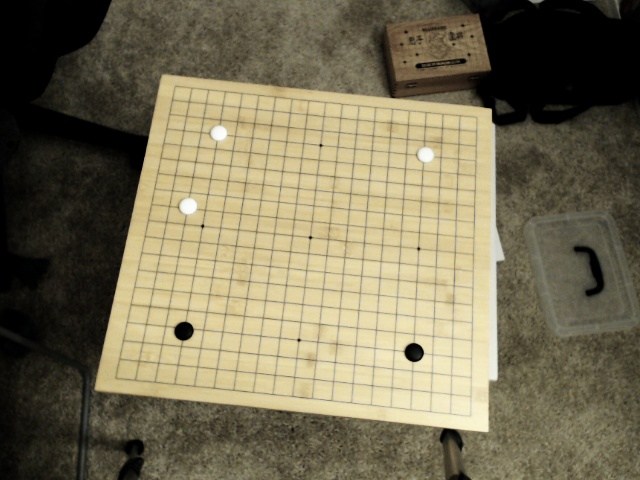
#> input picture barn_desat_0p5.jpg, 640 x 480 px
$ python -i image_processing_utils.py   (imports and definitions only)
#> lines starting #> are read from the running program, lines starting #| are printed output that depends on the picture
#> further down, picture is the input picture: shape (480, 640, 3); mean B, G, R 86.5, 112.1, 120
import cv2
import numpy as np
import blend_modes
from builtins import input

# [98 lines left out: functions apply_processing, desaturate_blues, blend, brightness, adjust_gamma, white_balance, not called in this run]

def increase_contrast(img):
    #show_wait_destroy("img",img)

    #-----Converting image to LAB Color model-----------------------------------
    lab= cv2.cvtColor(img, cv2.COLOR_BGR2LAB)
#> lab: shape (480, 640, 3); mean of channels 0, 1, 2 116.8, 126.8, 142.6

    #-----Splitting the LAB image to different channels-------------------------
    l, a, b = cv2.split(lab)
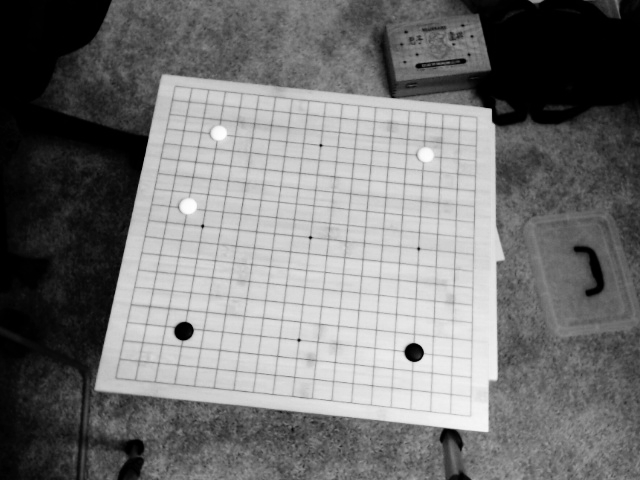
#> l: shape (480, 640); min 0, max 255, mean 116.8
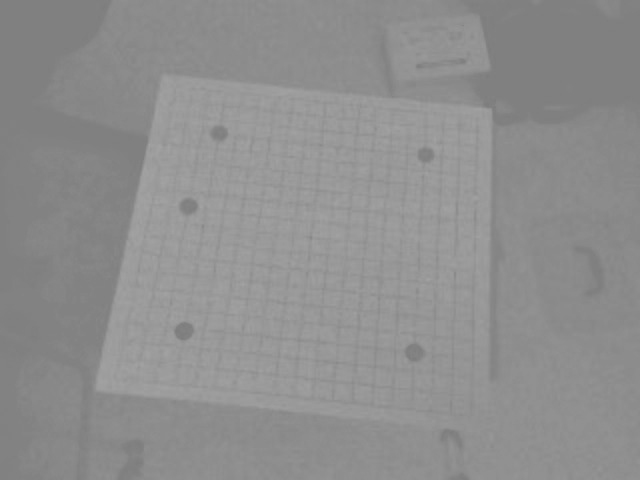
#> b: shape (480, 640); min 125, max 164, mean 142.6
    # show_wait_destroy('l_channel', l)
    # show_wait_destroy('a_channel', a)
    # show_wait_destroy('b_channel', b)
    #-----Applying CLAHE to L-channel-------------------------------------------
    clahe = cv2.createCLAHE(clipLimit=2, tileGridSize=(5,5))
    cl = clahe.apply(l)
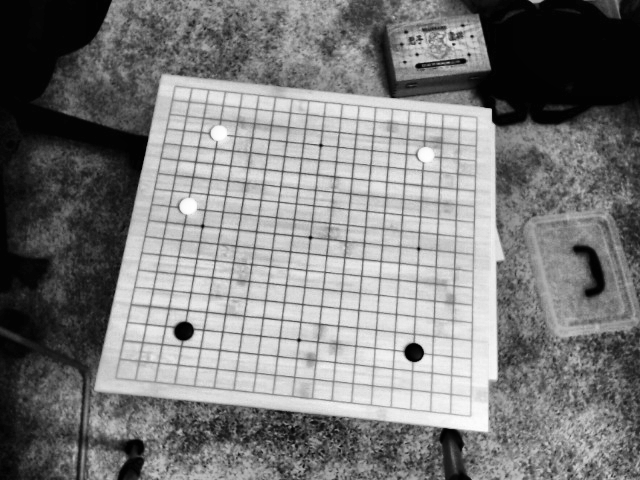
#> cl: shape (480, 640); min 1, max 255, mean 123.9
    clahe = cv2.createCLAHE(clipLimit=2, tileGridSize=(8,8))
    ca = clahe.apply(a)
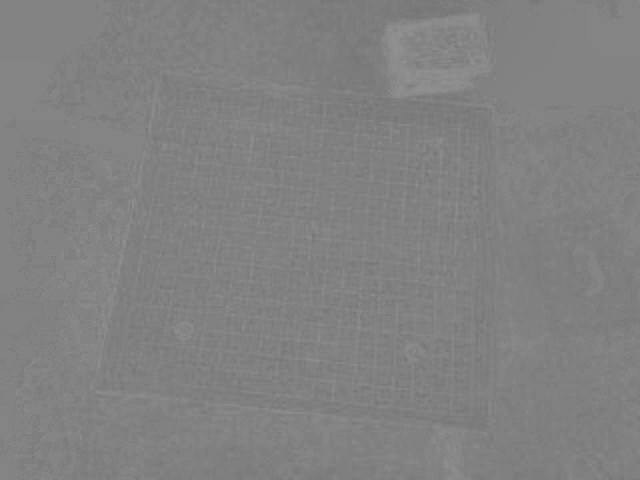
#> ca: shape (480, 640); min 115, max 146, mean 129.2

    #-----Merge the CLAHE enhanced L-channel with the a and b channel-----------
    limg = cv2.merge((cl,ca,b))
#> limg: shape (480, 640, 3); mean of channels 0, 1, 2 123.9, 129.2, 142.6

    #-----Converting image from LAB Color model to RGB model--------------------
    final = cv2.cvtColor(limg, cv2.COLOR_LAB2BGR)
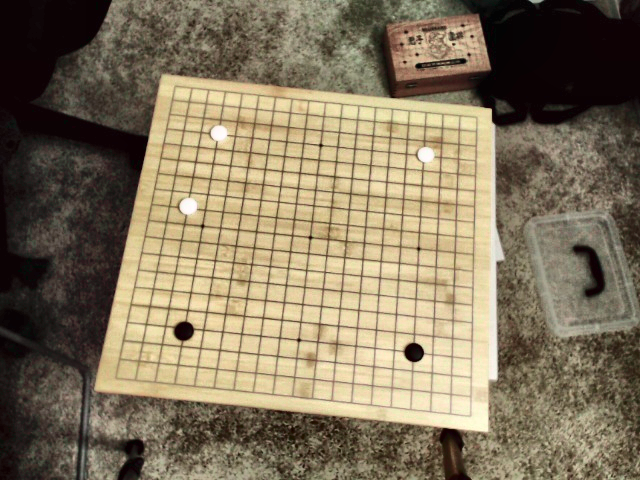
#> final: shape (480, 640, 3); mean B, G, R 93.3, 117.5, 130.8
    #show_wait_destroy('final', final)
    return final

>>> import cv2
>>> picture = cv2.imread('barn_desat_0p5.jpg')
>>> result = increase_contrast(picture)

$ run again, on cece-goban.jpg
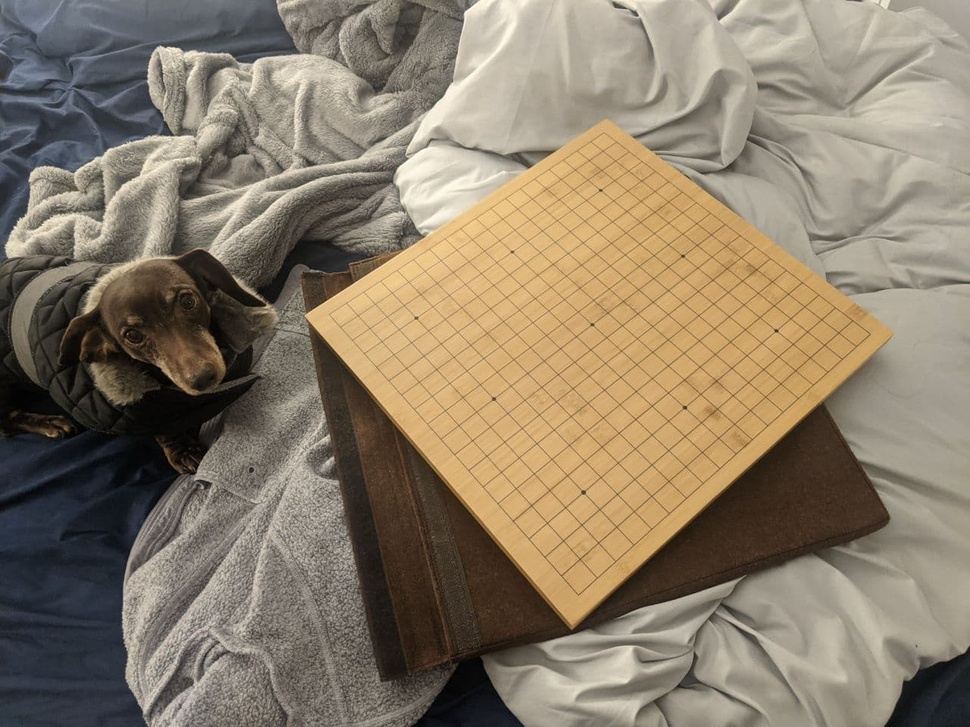
#> input picture cece-goban.jpg, 970 x 727 px, shrunk from 1280 x 960 before the run
#> picture is the input picture: shape (727, 970, 3); mean B, G, R 105.8, 125.3, 138.5
#> lab: shape (727, 970, 3); mean of channels 0, 1, 2 133.4, 130.3, 140.1
#> in increase_contrast, `cl = clahe.apply(l)`:
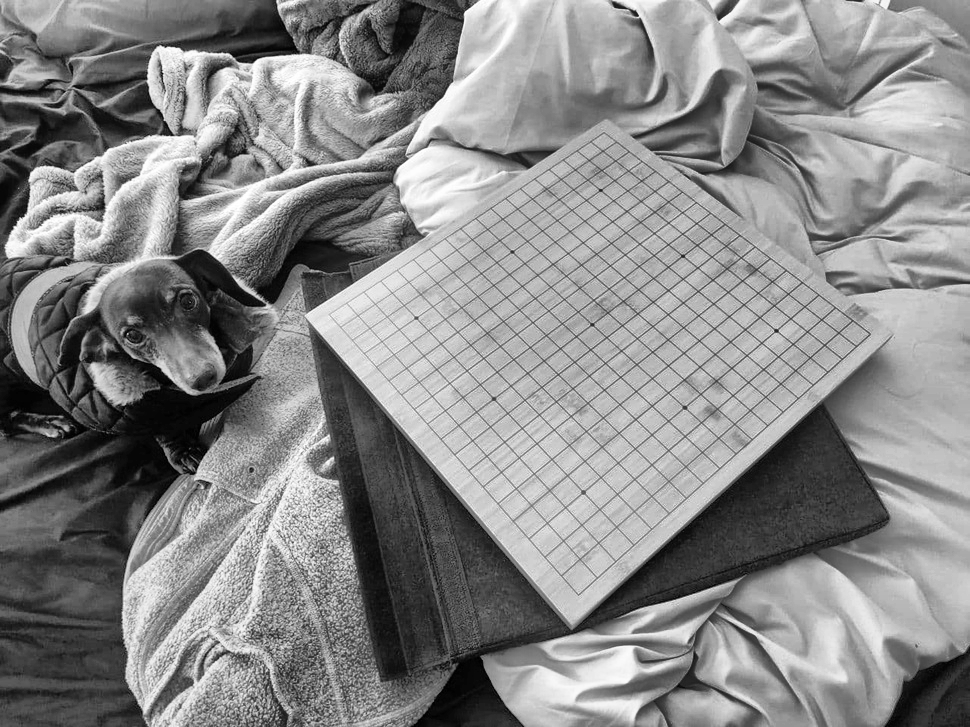
#> cl: shape (727, 970); min 0, max 255, mean 136.1
#> limg: shape (727, 970, 3); mean of channels 0, 1, 2 136.1, 131.3, 140.1
#> in increase_contrast, `final = cv2.cvtColor(limg, cv2.COLOR_LAB2BGR)`:
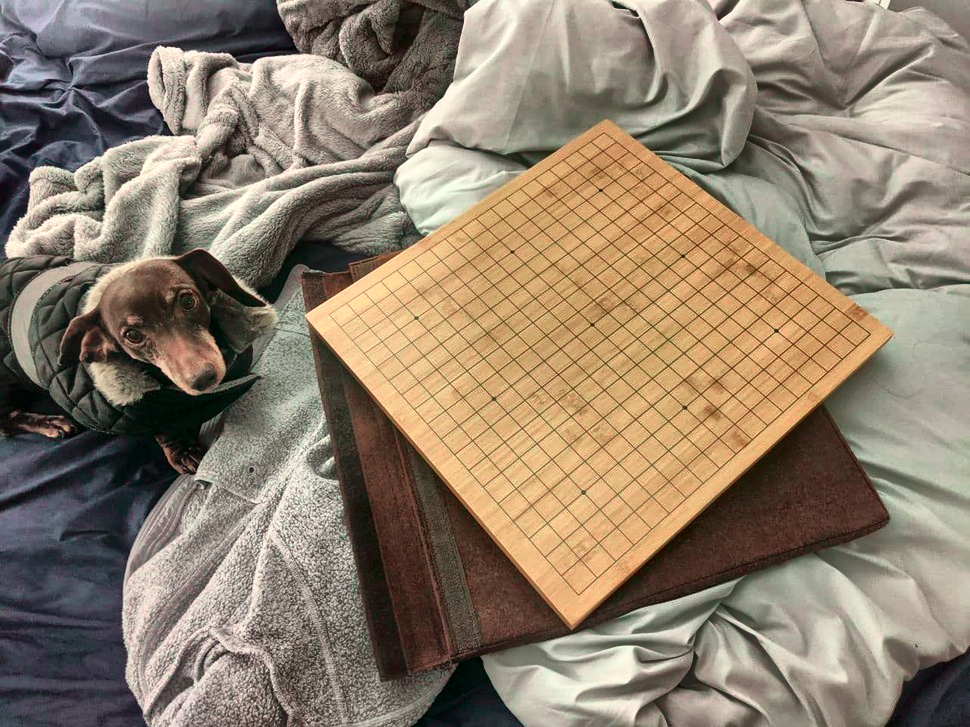
#> final: shape (727, 970, 3); mean B, G, R 108.9, 127.7, 143.1

$ run again, on evaluation_grid.jpg
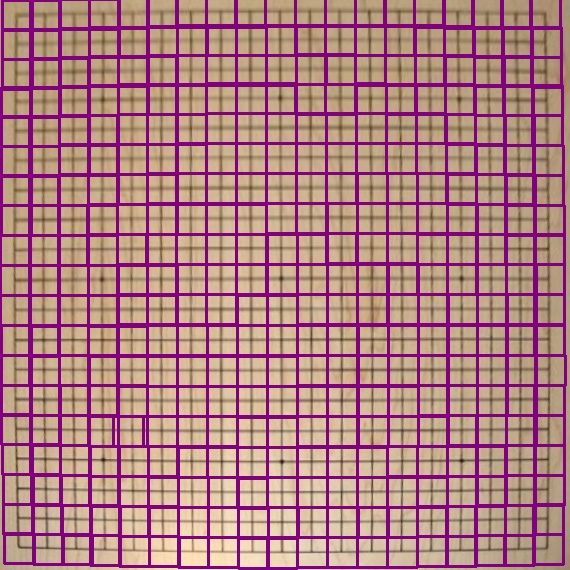
#> input picture evaluation_grid.jpg, 570 x 570 px
#> picture is the input picture: shape (570, 570, 3); mean B, G, R 131.5, 128.4, 176.9
#> lab: shape (570, 570, 3); mean of channels 0, 1, 2 152, 145.7, 135
#> in increase_contrast, `ca = clahe.apply(a)`:
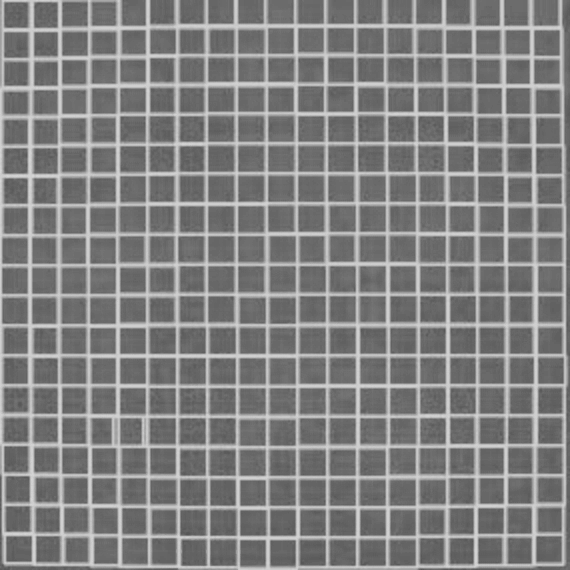
#> ca: shape (570, 570); min 85, max 213, mean 128.9
#> limg: shape (570, 570, 3); mean of channels 0, 1, 2 151.4, 128.9, 135
#> in increase_contrast, `final = cv2.cvtColor(limg, cv2.COLOR_LAB2BGR)`:
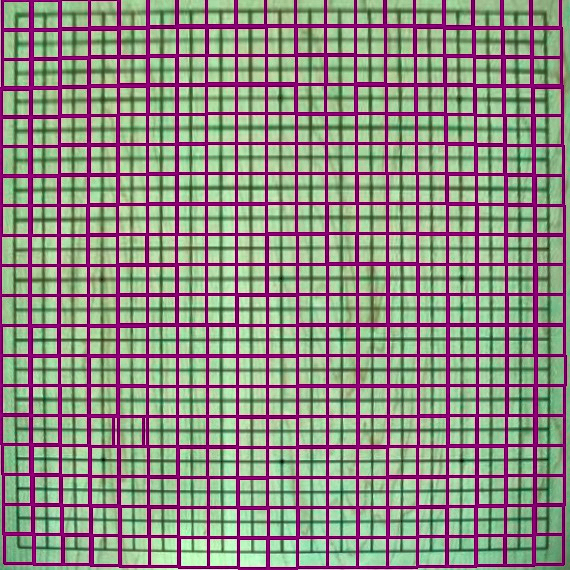
#> final: shape (570, 570, 3); mean B, G, R 130.9, 140.8, 143.5
